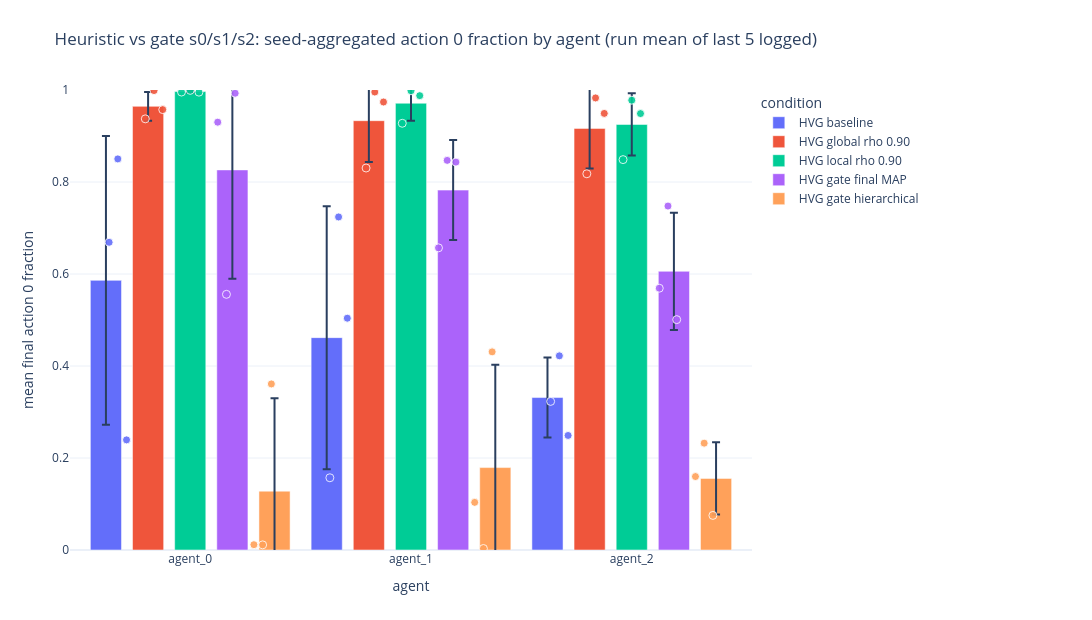
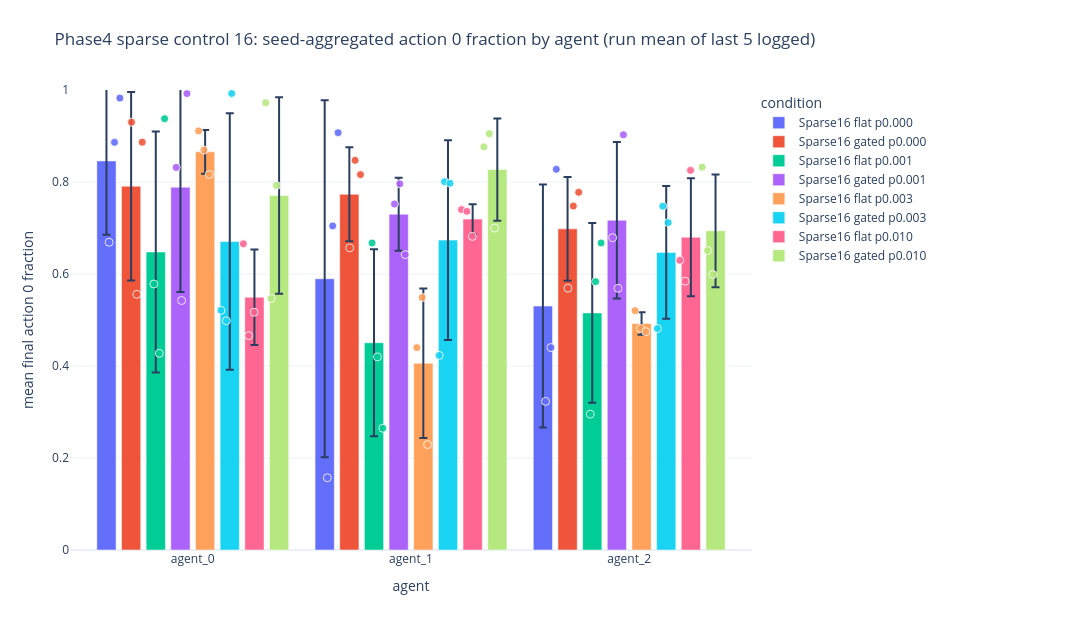
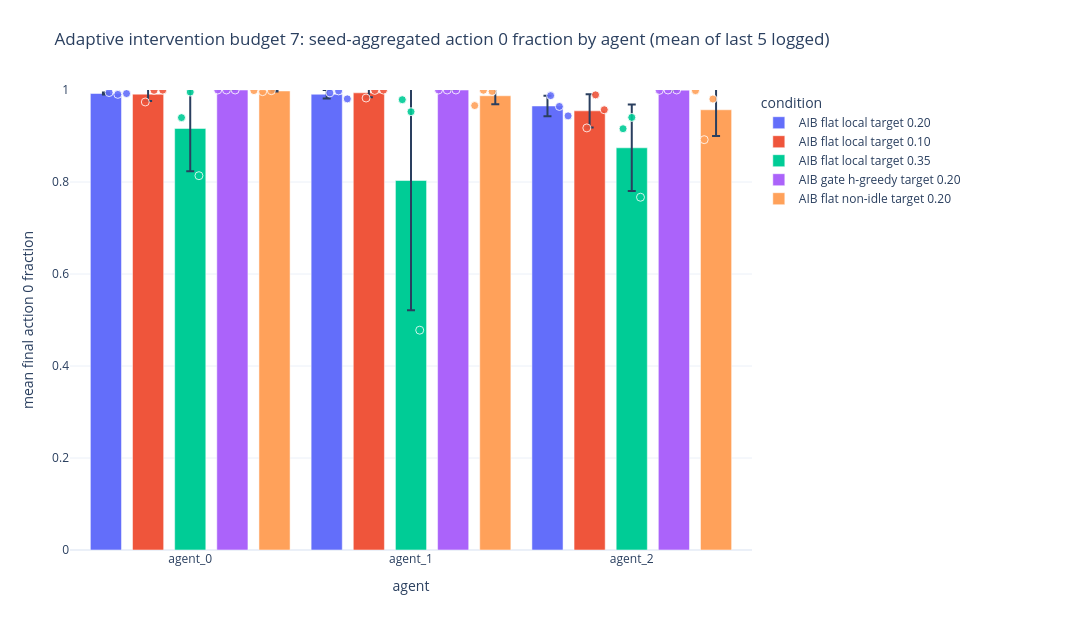

The cell these charts' notebook holds for them, in order:
### Markdown cell above
## Seed-Aggregated Last-5-Logged Action-0 Fraction By Agent

### Code cell
seed_action0 = adm.seed_aggregated_last5_logged_action0_fraction_by_agent(ctx)
adm.display_metric_figures(seed_action0)
